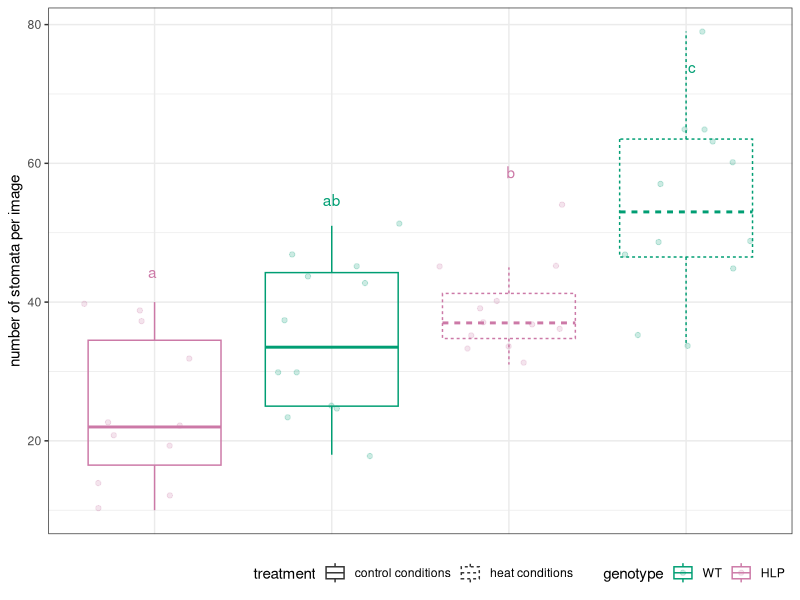
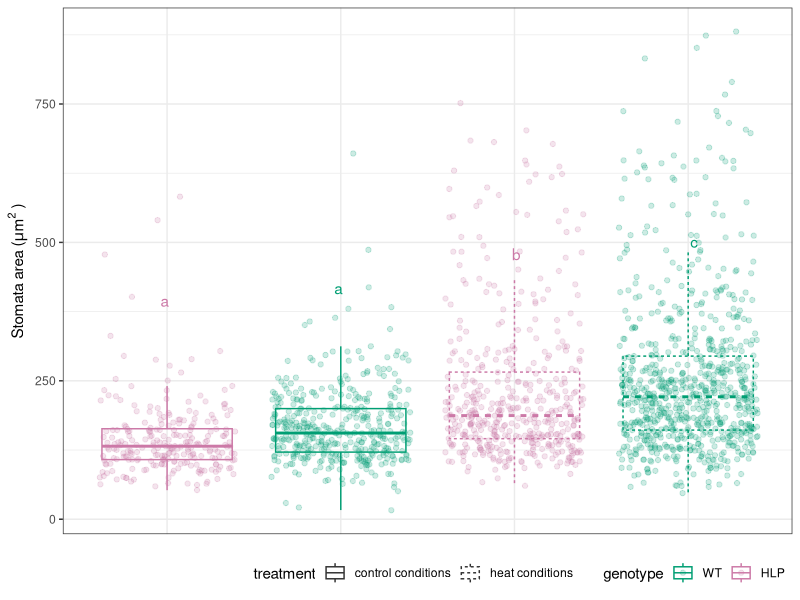
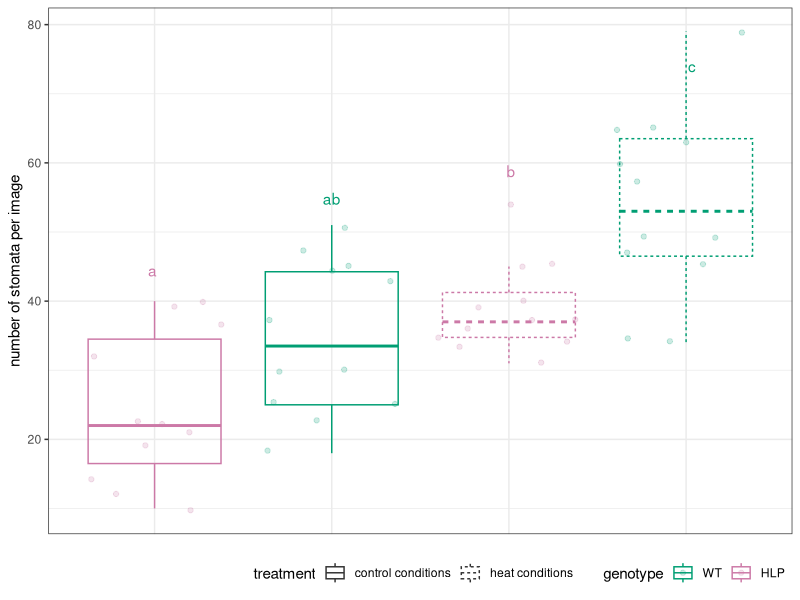

Reproduce these figures in R, in order.
## ---- chunk 1
library(ggplot2)
library(reshape2)
library(scales)
library(vegan)
library(lubridate)
library(tidyverse)
library(dplyr)

library(MASS)
library(stringr)
library(forcats)
library(broom)
library(writexl)
library(readxl)
library(lsmeans)
library(ggridges)
library(svglite)


library(ggpubr)
library(ggfortify)
library(data.table)
library(emmeans)
library(multcomp)
library(multcompView)

## ---- chunk 2

#read in the files to dataframes
single  <- read.csv(file = "02112023_combined.csv", header = TRUE)

#look at the top of the dataframe to see which columns you need to keep and get rid of
head(single)

single <- single %>% 
  distinct()

data_single <- separate(single, col=sample, into=c('date', 'treatment',"genotype","plant_number","image_number","stoma_number"), sep='_')

head(data_single)

data_single$trait_label <-  paste(data_single$trait,data_single$label, sep = "_")
data_single <- dplyr::select(data_single, -trait, -label,-date)
data_single$value <- as.numeric(data_single$value)

#check dataframe, will tell you a good summary
head(data_single)

data_single_wide <- data_single %>%
    pivot_wider(data = ., 
            names_from = trait_label,
            values_from = value)

head(data_single_wide)

data_single_wide$treatment <- factor(data_single_wide$treatment, levels = c("C","H"))
data_single_wide$genotype <- factor(data_single_wide$genotype, levels = c("WT","HLP"))

stoma_counts <- data_single_wide %>%
  count(genotype,treatment,plant_number,image_number)
head(stoma_counts)

data_single_wide <-  unnest(data_single_wide, area_pixels)
data_single_wide <-  unnest(data_single_wide, longest_path_pixels)

head(data_single_wide)

data_single_wide$area_um <- data_single_wide$area_pixels*1/1.0309278350515463
## ---- chunk 3
#make a model and run an anova Look at the anova for which factors are significant

full_model = lm(area_um ~ genotype*treatment, data_single_wide)
summary(full_model)
anova(full_model)


#using the model, compare each TREATMENT to each other, for each specific genotype and time
#using the model, compare each GENOTYPE to each other, for each specific treatment and time
paired1 = lsmeans(full_model,pairwise ~ genotype|treatment)$contrasts
paired1

#using the model, compare each TREATMENT to each other, for each specific genotype and time

paired2 = lsmeans(full_model,pairwise ~ treatment|genotype)$contrasts
paired2

## ---- chunk 4
#get rid of outliers
#calculate cook's distance
cooksD <- cooks.distance(full_model)
influential <- cooksD[(cooksD > (3 * mean(cooksD, na.rm = TRUE)))]
summary(influential)
influential

names_of_influential <- names(influential)
head(names_of_influential)
outliers <- data_single_wide[names_of_influential,]
summary(outliers)

data_single_wide_without_outliers <- data_single_wide %>% anti_join(outliers)
head(data_single_wide_without_outliers)
summary(data_single_wide_without_outliers)
## ---- chunk 5
#make a model and run an anova Look at the anova for which factors are significant

full_model = lm(area_um ~ genotype*treatment, data_single_wide_without_outliers)
summary(full_model)
anova(full_model)


#using the model, compare each TREATMENT to each other, for each specific genotype and time
#using the model, compare each GENOTYPE to each other, for each specific treatment and time
paired1 = lsmeans(full_model,pairwise ~ genotype|treatment)$contrasts
paired1

#using the model, compare each TREATMENT to each other, for each specific genotype and time

paired2 = lsmeans(full_model,pairwise ~ treatment|genotype)$contrasts
paired2

## ---- chunk 6
#make a model and run an anova Look at the anova for which factors are significant
full_model = lm(n ~ genotype*treatment, stoma_counts)
summary(full_model)
anova(full_model)


#using the model, compare each TREATMENT to each other, for each specific genotype and time
#using the model, compare each GENOTYPE to each other, for each specific treatment and time
paired1 = lsmeans(full_model,pairwise ~ genotype|treatment)$contrasts
paired1

#using the model, compare each TREATMENT to each other, for each specific genotype and time

paired2 = lsmeans(full_model,pairwise ~ treatment|genotype)$contrasts
paired2
## ---- chunk 7
#make a model and run an anova Look at the anova for which factors are significant

full_model = lm(area_pixels ~ genotype*treatment, data_single_wide)
summary(full_model)
anova(full_model)


#using the model, compare each TREATMENT to each other, for each specific genotype and time
#using the model, compare each GENOTYPE to each other, for each specific treatment and time
paired1 = lsmeans(full_model,pairwise ~ genotype|treatment)$contrasts
paired1

#using the model, compare each TREATMENT to each other, for each specific genotype and time

paired2 = lsmeans(full_model,pairwise ~ treatment|genotype)$contrasts
paired2

## ---- chunk 8
#prepare data for plotting

stoma_counts_plot <- stoma_counts 

head(stoma_counts_plot)

stoma_counts_plot <- stoma_counts_plot %>% 
  mutate(treatment = str_replace(treatment, "H", "heat conditions"))%>% 
  mutate(treatment = str_replace(treatment, "C", "control conditions"))

data_single_wide_plot <- data_single_wide_without_outliers %>% 
  mutate(treatment = str_replace(treatment, "H", "heat conditions"))%>% 
  mutate(treatment = str_replace(treatment, "C", "control conditions"))

my_comparisons <- list( c("control conditions WT", "heat conditions WT"), c("control conditions HLP", "heat conditions HLP"), c("control conditions WT", "control conditions HLP"), c("heat conditions WT", "heat conditions HLP"))

data_single_wide_plot$grp <- paste(data_single_wide_plot$treatment, data_single_wide_plot$genotype, sep = " ")

stoma_counts_plot$grp <- paste(stoma_counts_plot$treatment, stoma_counts_plot$genotype, sep = " ")

colorscheme <- c("#009E73","#CC79A7", "#E69F00",  
          "#F0E442", "#0072B2", "#D55E00")
## ---- chunk 9
head(stoma_counts_plot)

full_model = lm(n ~ grp, stoma_counts_plot)
summary(full_model)
anova(full_model)

# get (adjusted) weight means per group
model_means <- emmeans(object = full_model,
                       specs = "grp")

# add letters to each mean
model_means_cld <- cld(object = model_means,
                       adjust = "Tukey",
                       Letters = letters,
                       alpha = 0.05)

# show output
model_means_cld

stoma_counts_plot2 <- stoma_counts_plot %>%
  inner_join(.,model_means_cld, by = "grp")

counts <- ggplot(stoma_counts_plot2, aes(x = grp, y = n, color = genotype, linetype = treatment)) +
  geom_jitter(alpha=0.2) +
  geom_boxplot(alpha = 0) +
  stat_summary(fun = mean, geom = "text", aes(label = .group, group = grp), 
               position = position_dodge(width = 0), vjust = -11) +
  theme_bw() +
  labs(y = "number of stomata per image") +
  #facet_grid( ~ treatment)  +
  theme(text = element_text(size = 11), axis.ticks.x = element_blank(), legend.key = element_blank()) + 
  #scale_fill_manual(values=c( "#619CFF", "#F8766D")) + 
  theme(legend.justification=c(1,0), legend.position = "bottom") + 
 #   scale_color_manual(values=colorscheme) +
  scale_color_manual(values=colorscheme) +
  #theme(legend.position = "none") + 
    theme(axis.title.x=element_blank(),
        axis.text.x=element_blank(),
        axis.ticks.x=element_blank()) +
  scale_y_continuous(labels = function(x) format(x, scientific = FALSE)) 
counts


ggsave(filename = "stoma_counts.svg", plot=counts, width=84, height=100, units = c("mm"))
## ---- chunk 10
head(data_single_wide_plot)  

full_model = lm(area_um ~ grp, data_single_wide_plot)
summary(full_model)
anova(full_model)

# get (adjusted) weight means per group
model_means <- emmeans(object = full_model,
                       specs = "grp")

# add letters to each mean
model_means_cld <- cld(object = model_means,
                       adjust = "Tukey",
                       Letters = letters,
                       alpha = 0.05)

# show output
model_means_cld

data_single_wide_plot2 <- data_single_wide_plot %>%
  inner_join(.,model_means_cld, by = "grp")

area <- ggplot(data_single_wide_plot2, aes(x = grp, y = area_um, color = genotype, linetype = treatment)) +
  geom_jitter(alpha=0.2) +
  geom_boxplot(alpha = 0) +
    stat_summary(fun = mean, geom = "text", aes(label = .group, group = grp), 
               position = position_dodge(width = 0), vjust = -11) +
  theme_bw() +
  labs(y=expression("Stomata area"~"("*mu*"m"^2~")")) +
  #facet_grid( ~ treatment)  +
  theme(text = element_text(size = 11), axis.ticks.x = element_blank(), legend.key = element_blank()) + 
  #scale_fill_manual(values=c( "#619CFF", "#F8766D")) + 
  scale_color_manual(values=colorscheme) +
  theme(axis.title.x=element_blank(),
        axis.text.x=element_blank(),
        axis.ticks.x=element_blank()) +
  theme(legend.justification=c(1,0), legend.position = "bottom") 
area

#ggsave(filename = "stoma_area.svg", plot=area, width=84, height=100, units = c("mm"))
